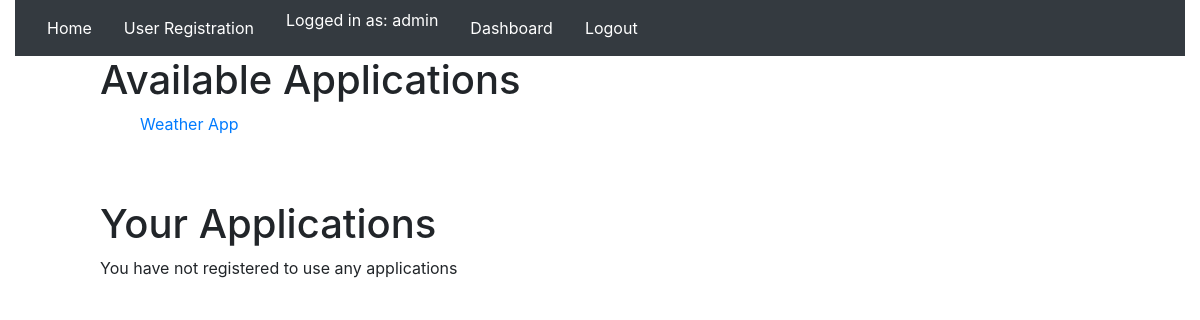
Before: /kdc/ (signed in) with the older database file.
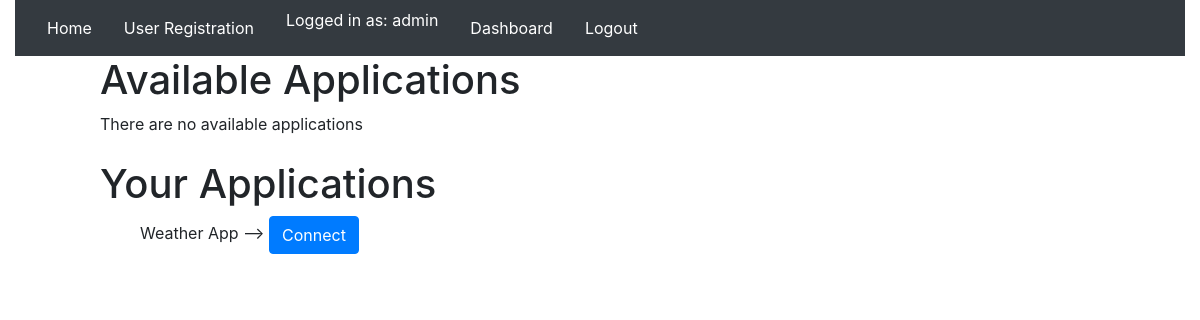
After: the same page with the newer database file.
### TGS/models/Application.py (models this page shows, shortened)
class Application(models.Model):
    name = models.CharField(max_length=255, blank=False, null=False, verbose_name="Application Name")
    key = models.CharField(max_length=8, blank=False, null=False, unique=True, verbose_name="Application Key")
    date_created = models.DateTimeField()
    class Meta:
        ordering = ('name',)

### KDC/views.py (the view)
def index(request):
    context = get_context(request)
    registered_ids = []
    if request.user.is_authenticated:
        registered = request.user.applications.values()
        for app in registered:
            registered_ids.append(app["id"])
    else:
        registered = None
    available = Application.objects.exclude(pk__in=registered_ids)
    context.update({"available": available, "registered": registered})
    return render(request, 'KDC/index.html', context)

### KDC/models/User.py (called while the page is built)
    def __str__(self):
        return self.username

    @property
    def is_active(self):
        return self.active

### globals/globals.py (called while the page is built)
def get_context(request):
    context = {}
    context.update({ "user": request.user if request.user else None })
    return context

### KDC/templates/KDC/index.html (shortened to what this page needs)
{% extends 'KDC/base_page.html' %}
{% block content %}
<div id="available-apps" class="display-area">
    <div id="apps">
        <h1 class="display-6">Available Applications</h1>
        {% if available %}
            <ul id="list" style="list-style-type: none;">
                {% for app in available %}
                <li><a href="/tgs/application/{{ app.id }}">{{ app.name }}</a></li>
                {% endfor %}
            </ul>
        {% else %}
            <span>There are no available applications</span>
        {% endif %}
        <br/>
        <br/>
        <h1 class="display-6">Your Applications</h1>
        {% if registered %}
            <ul id="list" style="list-style-type: none;">
                {% for app in registered %}
                <li>
                    {{ app.name }} --> <button class="btn btn-primary" type="button" onclick="connectToService('/kdc/connect/{{ user.username }}')">Connect</button>
                </li>
                {% endfor %}
            </ul>
        {% else %}
            <span>You have not registered to use any applications</span>
        {% endif %}
    </div>
</div>
{% endblock content %}

Changed rows visible on the page:
changed Application "Weather App": moves from the list under "Available Applications" to the list under "Your Applications"
Other visible differences:
text no longer shown: "You have not registered to use any applications"
text now shown: "There are no available applications"
